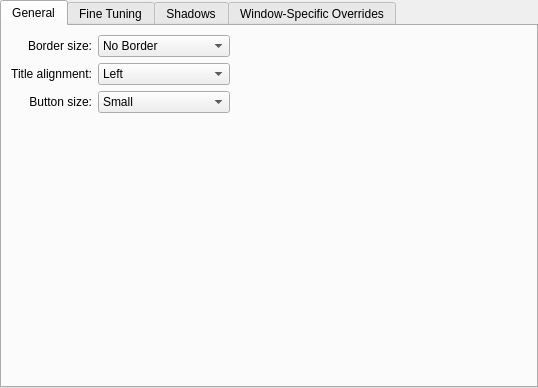
<?xml version="1.0" encoding="UTF-8"?>
<ui version="4.0">
 <class>OxygenConfigurationUI</class>
 <widget class="QWidget" name="OxygenConfigurationUI">
  <property name="geometry">
   <rect>
    <x>0</x>
    <y>0</y>
    <width>538</width>
    <height>388</height>
   </rect>
  </property>
  <property name="sizePolicy">
   <sizepolicy hsizetype="Preferred" vsizetype="Preferred">
    <horstretch>0</horstretch>
    <verstretch>0</verstretch>
   </sizepolicy>
  </property>
  <layout class="QVBoxLayout" name="verticalLayout">
   <property name="margin">
    <number>0</number>
   </property>
   <item>
    <widget class="KTabWidget" name="tabWidget">
     <property name="currentIndex">
      <number>0</number>
     </property>
     <property name="usesScrollButtons">
      <bool>false</bool>
     </property>
     <widget class="QWidget" name="tab">
      <attribute name="title">
       <string>General</string>
      </attribute>
      <layout class="QGridLayout" name="gridLayout">
       <item row="0" column="0" colspan="2">
        <widget class="QLabel" name="label">
         <property name="text">
          <string>Border size:</string>
         </property>
         <property name="alignment">
          <set>Qt::AlignRight|Qt::AlignTrailing|Qt::AlignVCenter</set>
         </property>
         <property name="buddy">
          <cstring>frameBorder</cstring>
         </property>
        </widget>
       </item>
       <item row="0" column="2">
        <widget class="KComboBox" name="frameBorder">
         <item>
          <property name="text">
           <string comment="@item:inlistbox Border size:">No Border</string>
          </property>
         </item>
         <item>
          <property name="text">
           <string comment="@item:inlistbox Border size:">No Side Borders</string>
          </property>
         </item>
         <item>
          <property name="text">
           <string comment="@item:inlistbox Border size:">Tiny</string>
          </property>
         </item>
         <item>
          <property name="text">
           <string comment="@item:inlistbox Border size:">Normal</string>
          </property>
         </item>
         <item>
          <property name="text">
           <string comment="@item:inlistbox Border size:">Large</string>
          </property>
         </item>
         <item>
          <property name="text">
           <string comment="@item:inlistbox Border size:">Very Large</string>
          </property>
         </item>
         <item>
          <property name="text">
           <string comment="@item:inlistbox Border size:">Huge</string>
          </property>
         </item>
         <item>
          <property name="text">
           <string comment="@item:inlistbox Border size:">Very Huge</string>
          </property>
         </item>
         <item>
          <property name="text">
           <string comment="@item:inlistbox Border size:">Oversized</string>
          </property>
         </item>
        </widget>
       </item>
       <item row="1" column="0" colspan="2">
        <widget class="QLabel" name="label_2">
         <property name="text">
          <string>Title alignment:</string>
         </property>
         <property name="alignment">
          <set>Qt::AlignRight|Qt::AlignTrailing|Qt::AlignVCenter</set>
         </property>
         <property name="buddy">
          <cstring>titleAlignment</cstring>
         </property>
        </widget>
       </item>
       <item row="1" column="2">
        <widget class="KComboBox" name="titleAlignment">
         <item>
          <property name="text">
           <string>Left</string>
          </property>
         </item>
         <item>
          <property name="text">
           <string>Center</string>
          </property>
         </item>
         <item>
          <property name="text">
           <string>Center (Full Width)</string>
          </property>
         </item>
         <item>
          <property name="text">
           <string>Right</string>
          </property>
         </item>
        </widget>
       </item>
       <item row="2" column="0" colspan="2">
        <widget class="QLabel" name="label_3">
         <property name="text">
          <string>Button size:</string>
         </property>
         <property name="alignment">
          <set>Qt::AlignRight|Qt::AlignTrailing|Qt::AlignVCenter</set>
         </property>
         <property name="buddy">
          <cstring>buttonSize</cstring>
         </property>
        </widget>
       </item>
       <item row="2" column="2">
        <widget class="KComboBox" name="buttonSize">
         <item>
          <property name="text">
           <string comment="@item:inlistbox Button size:">Small</string>
          </property>
         </item>
         <item>
          <property name="text">
           <string comment="@item:inlistbox Button size:">Normal</string>
          </property>
         </item>
         <item>
          <property name="text">
           <string comment="@item:inlistbox Button size:">Large</string>
          </property>
         </item>
         <item>
          <property name="text">
           <string comment="@item:inlistbox Button size:">Very Large</string>
          </property>
         </item>
         <item>
          <property name="text">
           <string comment="@item:inlistbox Button size:">Huge</string>
          </property>
         </item>
        </widget>
       </item>
       <item row="3" column="0" colspan="4">
        <spacer name="verticalSpacer">
         <property name="orientation">
          <enum>Qt::Vertical</enum>
         </property>
         <property name="sizeHint" stdset="0">
          <size>
           <width>20</width>
           <height>40</height>
          </size>
         </property>
        </spacer>
       </item>
       <item row="0" column="3">
        <spacer name="horizontalSpacer">
         <property name="orientation">
          <enum>Qt::Horizontal</enum>
         </property>
         <property name="sizeHint" stdset="0">
          <size>
           <width>40</width>
           <height>20</height>
          </size>
         </property>
        </spacer>
       </item>
      </layout>
     </widget>
     <widget class="QWidget" name="tab_2">
      <attribute name="title">
       <string>Fine Tuning</string>
      </attribute>
      <layout class="QGridLayout" name="gridLayout_2">
       <property name="margin">
        <number>4</number>
       </property>
       <item row="0" column="2">
        <spacer name="horizontalSpacer_2">
         <property name="orientation">
          <enum>Qt::Horizontal</enum>
         </property>
         <property name="sizeHint" stdset="0">
          <size>
           <width>40</width>
           <height>20</height>
          </size>
         </property>
        </spacer>
       </item>
       <item row="0" column="1">
        <widget class="KComboBox" name="separatorMode">
         <item>
          <property name="text">
           <string>Never Draw Separator</string>
          </property>
         </item>
         <item>
          <property name="text">
           <string>Draw Separator When Window is Active</string>
          </property>
         </item>
         <item>
          <property name="text">
           <string>Always Draw Separator</string>
          </property>
         </item>
        </widget>
       </item>
       <item row="0" column="0">
        <widget class="QLabel" name="label_5">
         <property name="text">
          <string>Separator display:</string>
         </property>
         <property name="alignment">
          <set>Qt::AlignRight|Qt::AlignTrailing|Qt::AlignVCenter</set>
         </property>
         <property name="buddy">
          <cstring>separatorMode</cstring>
         </property>
        </widget>
       </item>
       <item row="2" column="0" colspan="3">
        <widget class="QCheckBox" name="titleOutline">
         <property name="text">
          <string>Outline active window title</string>
         </property>
        </widget>
       </item>
       <item row="7" column="0" colspan="3">
        <widget class="QCheckBox" name="narrowButtonSpacing">
         <property name="text">
          <string>Use narrow space between decoration buttons</string>
         </property>
        </widget>
       </item>
       <item row="6" column="0" colspan="3">
        <widget class="QCheckBox" name="drawSizeGrip">
         <property name="text">
          <string>Add handle to resize windows with no border</string>
         </property>
        </widget>
       </item>
       <item row="5" column="0" colspan="3">
        <widget class="QCheckBox" name="closeFromMenuButton">
         <property name="text">
          <string>Close windows by double clicking the menu button</string>
         </property>
        </widget>
       </item>
       <item row="8" column="0" colspan="3">
        <spacer name="verticalSpacer_2">
         <property name="orientation">
          <enum>Qt::Vertical</enum>
         </property>
         <property name="sizeHint" stdset="0">
          <size>
           <width>20</width>
           <height>40</height>
          </size>
         </property>
        </spacer>
       </item>
      </layout>
     </widget>
     <widget class="QWidget" name="tab_3">
      <attribute name="title">
       <string>Shadows</string>
      </attribute>
      <layout class="QGridLayout" name="gridLayout_4">
       <item row="0" column="0">
        <layout class="QHBoxLayout" name="horizontalLayout_7">
         <item>
          <widget class="Oxygen::ShadowConfigWidget" name="inactiveShadowConfiguration">
           <property name="title">
            <string>Window Drop-Down Shadow</string>
           </property>
           <property name="checkable">
            <bool>true</bool>
           </property>
          </widget>
         </item>
         <item>
          <widget class="Oxygen::ShadowConfigWidget" name="activeShadowConfiguration">
           <property name="title">
            <string>Active Window Glow</string>
           </property>
           <property name="checkable">
            <bool>true</bool>
           </property>
          </widget>
         </item>
        </layout>
       </item>
       <item row="1" column="0">
        <spacer name="shadowSpacer">
         <property name="orientation">
          <enum>Qt::Vertical</enum>
         </property>
         <property name="sizeHint" stdset="0">
          <size>
           <width>20</width>
           <height>40</height>
          </size>
         </property>
        </spacer>
       </item>
      </layout>
     </widget>
     <widget class="QWidget" name="tab_4">
      <attribute name="title">
       <string>Window-Specific Overrides</string>
      </attribute>
      <layout class="QVBoxLayout" name="verticalLayout_2">
       <item>
        <widget class="Oxygen::ExceptionListWidget" name="exceptions" native="true"/>
       </item>
      </layout>
     </widget>
    </widget>
   </item>
  </layout>
 </widget>
 <customwidgets>
  <customwidget>
   <class>KComboBox</class>
   <extends>QComboBox</extends>
   <header>kcombobox.h</header>
  </customwidget>
  <customwidget>
   <class>KTabWidget</class>
   <extends>QTabWidget</extends>
   <header>ktabwidget.h</header>
   <container>1</container>
  </customwidget>
  <customwidget>
   <class>Oxygen::ShadowConfigWidget</class>
   <extends>QGroupBox</extends>
   <header>oxygenshadowconfigwidget.h</header>
   <container>1</container>
  </customwidget>
  <customwidget>
   <class>Oxygen::ExceptionListWidget</class>
   <extends>QWidget</extends>
   <header>oxygenexceptionlistwidget.h</header>
   <container>1</container>
  </customwidget>
 </customwidgets>
 <tabstops>
  <tabstop>tabWidget</tabstop>
  <tabstop>frameBorder</tabstop>
  <tabstop>titleAlignment</tabstop>
  <tabstop>buttonSize</tabstop>
  <tabstop>separatorMode</tabstop>
  <tabstop>titleOutline</tabstop>
  <tabstop>narrowButtonSpacing</tabstop>
  <tabstop>inactiveShadowConfiguration</tabstop>
  <tabstop>activeShadowConfiguration</tabstop>
 </tabstops>
 <connections>
  <connection>
   <sender>titleOutline</sender>
   <signal>toggled(bool)</signal>
   <receiver>separatorMode</receiver>
   <slot>setDisabled(bool)</slot>
   <hints>
    <hint type="sourcelabel">
     <x>90</x>
     <y>92</y>
    </hint>
    <hint type="destinationlabel">
     <x>182</x>
     <y>67</y>
    </hint>
   </hints>
  </connection>
  <connection>
   <sender>titleOutline</sender>
   <signal>toggled(bool)</signal>
   <receiver>label_5</receiver>
   <slot>setDisabled(bool)</slot>
   <hints>
    <hint type="sourcelabel">
     <x>39</x>
     <y>90</y>
    </hint>
    <hint type="destinationlabel">
     <x>53</x>
     <y>64</y>
    </hint>
   </hints>
  </connection>
 </connections>
</ui>
